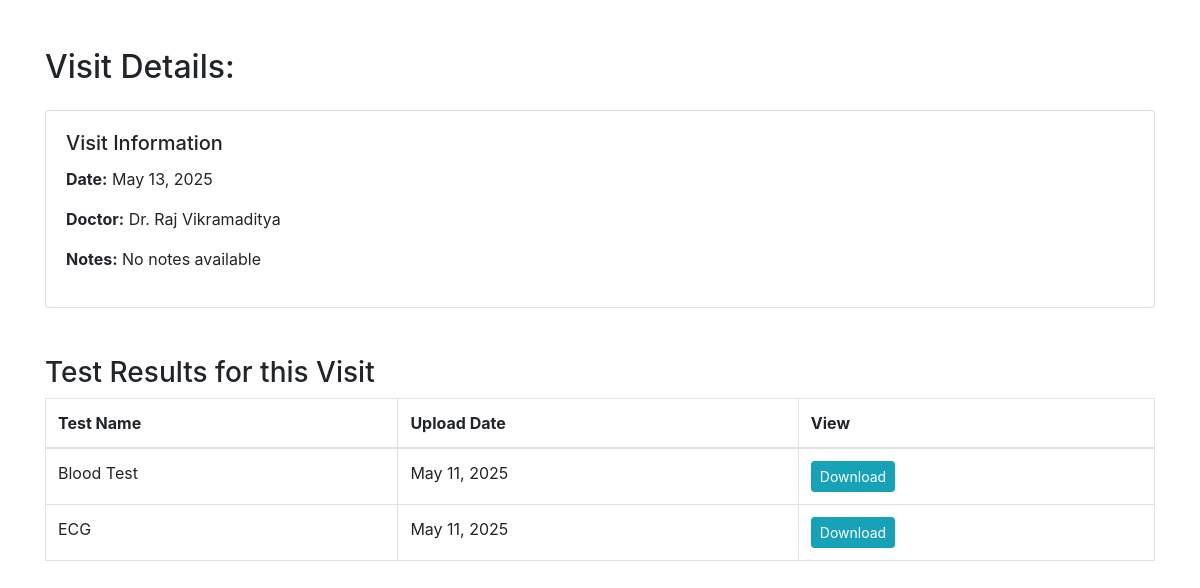
The page /visit/1/ on the database its author committed.
### hospital/models.py (models this page shows, shortened)
class Visit(models.Model):
    patient = models.ForeignKey(Patient, on_delete=models.CASCADE, related_name='visits')
    appointment = models.ForeignKey(Appointment, on_delete=models.SET_NULL, null=True, related_name='visits')
    visit_date = models.DateField()
    notes = models.TextField(blank=True, null=True)

class Appointment(models.Model):
    department = models.CharField(max_length=100)
    doctor = models.CharField(max_length=100)
    date = models.DateField()
    time = models.TimeField()
    name = models.CharField(max_length=100)
    phone = models.CharField(max_length=15)
    email = models.EmailField()
    message = models.TextField()
    status = models.CharField(max_length=20, choices=[
        ('pending', 'Pending'),
        ('confirmed', 'Confirmed'),
        ('cancelled', 'Cancelled')
    ], default='pending')

class TestResult(models.Model):
    patient = models.ForeignKey(Patient, on_delete=models.CASCADE, related_name='test_results')
    visit = models.ForeignKey(Visit, on_delete=models.SET_NULL, null=True, related_name='test_results')
    test_name = models.CharField(max_length=100)
    upload_date = models.DateField(auto_now_add=True)
    result_file = models.FileField(upload_to='test_results/')

### hospital/views.py (the view)
# urls.py: path('visit/<int:visit_id>/', views.visit_detail, name='visit_detail'),
def visit_detail(request, visit_id):
    visit = get_object_or_404(Visit, id=visit_id)
    test_results = visit.test_results.all()  # Get all test results for this visit
    context = {
        'visit': visit,
        'test_results': test_results,
    }
    return render(request, 'visit_detail.html', context)

### hospital/templates/visit_detail.html (shortened to what this page needs)
{% load static %}
<!DOCTYPE html>
<html lang="en">
<head>
  <link rel="stylesheet" href="{% static 'plugins/bootstrap/css/bootstrap.min.css' %}">
</head>
<body>
<div class="container mt-5">
  <h2>Visit Details: {{ visit.patient.first_name }} {{ visit.patient.last_name }}</h2>
  <div class="card mt-4">
    <div class="card-body">
      <h5 class="card-title">Visit Information</h5>
      <p><strong>Date:</strong> {{ visit.visit_date }}</p>
      <p><strong>Doctor:</strong> {{ visit.appointment.doctor }}</p>
      <p><strong>Notes:</strong> {{ visit.notes|default:'No notes available' }}</p>
    </div>
  </div>
  <div class="mt-5">
    <h3>Test Results for this Visit</h3>
    <table class="table table-bordered">
      <thead>
        <tr>
          <th>Test Name</th>
          <th>Upload Date</th>
          <th>View</th>
        </tr>
      </thead>
      <tbody>
        {% for result in test_results %}
        <tr>
          <td>{{ result.test_name }}</td>
          <td>{{ result.upload_date }}</td>
          <td><a href="{{ result.result_file.url }}" class="btn btn-info btn-sm">Download</a></td>
        </tr>
        {% empty %}
        <tr>
          <td colspan="3">No test results for this visit.</td>
        </tr>
        {% endfor %}
      </tbody>
    </table>
  </div>
</div>
</body>
</html>

### rows shown on the page
Visit: visit_date "May 13, 2025", appointment.doctor "Dr. Raj Vikramaditya", notes "No notes available"
TestResult: test_name "Blood Test", upload_date "May 11, 2025"
TestResult: test_name "ECG", upload_date "May 11, 2025"
